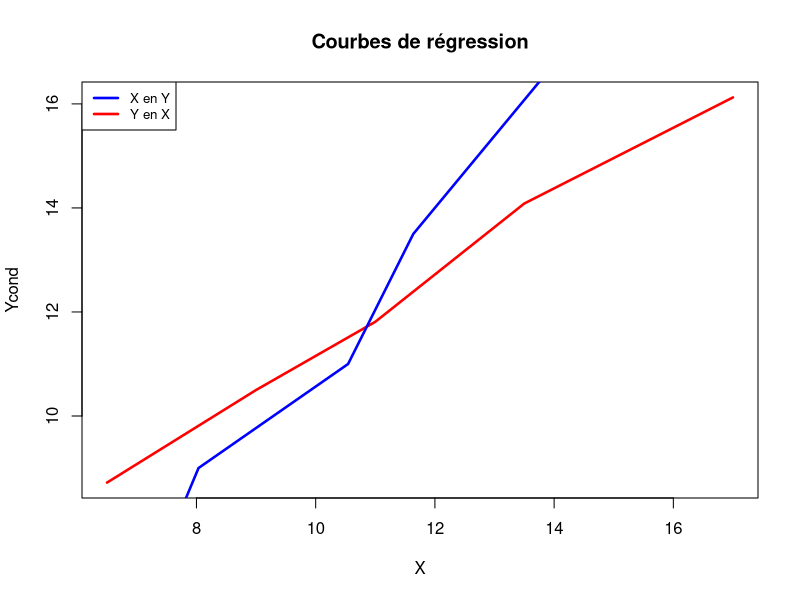

Write the R code that produced this figure.
#Permet de crée un tableau de 5 lignes 
matable=matrix(c(9,12,1,3,0,3,16,12,10,0,0,1,30,13,1,0,0,3,24,8,0,0,0,1,3),byrow=TRUE,ncol=5)

colnames(matable)=c("[5,8[","[8,10[","[10,12[","[12,15[","[15,19[")
rownames(matable)=c("[5,8[","[8,10[","[10,12[","[12,15[","[15,19[")
print(matable)

#Calcul les Fréquence relatives effectif/(n total = 150)
frtable=prop.table(matable)
print(frtable)

#On a la distribution de X
#Solution maginal
#On somme les effectif de lignes
#on fait une boucle pour calculer la somme de chaque ligne
#Il faut déclarer le vecteur MargeX 5 fois pour 5 lignes
#Puis on calcul mag i, somme / differente colonnes
MargeX=rep(0,times=5)
for(i in 1:5){MargeX[i]=sum(matable[i,])}
print(MargeX)

MargeY=rep(0,times=5)
for(i in 1:5){MargeY[i]=sum(matable[,i])}
print(MargeY)

frMargeX=prop.table(MargeX)
frMargeY=prop.table(MargeY)

X=c(6.5,9,11,13.5,17)
Y=c(6.5,9,11,13.5,17)

Xbar=t(MargeX)%*%X/sum(MargeX)
Ybar=t(MargeY)%*%Y/sum(MargeY)
#
Xbar=t(frMargeX)%*%X
Ybar=t(frMargeY)%*%Y

VarX=(t(MargeX)%*%(X*X))/sum(MargeX)-Xbar^2
VarY=(t(MargeY)%*%(Y*Y))/sum(MargeY)-Ybar^2
#
VarX=(t(frMargeX)%*%(X*X))-Xbar^2
VarY=(t(frMargeY)%*%(Y*Y))-Ybar^2
#
# moyenne conditionnelle de X sachant Y
Xcond=rep(0,times=5)
for(i in 1:5){Xcond[i]=t(X)%*%matable[,i]/MargeY[i]}
#
# moyenne conditionnelle de Y sachant X
Ycond=rep(0,times=5)
for(i in 1:5){Ycond[i]=t(Y)%*%matable[i,]/MargeX[i]}
#
plot(X,Ycond, type="l",main="Courbes de régression",col="red",lwd=2.5)
lines(Xcond,Y,type="l",col="blue",lwd=2.5)
legend("topleft",legend=c("X en Y", "Y en X"),
col=c("blue","red"), lwd=2.5, cex=0.8)
# table dans le cas où X et Y sont indépendantes
matablet=rep(0,times=25)
dim(matablet)=c(5,5)
for(i in 1:5){
  for(j in 1:5){
    matablet[i,j]=(MargeX[i]*MargeY[j])/sum(MargeX)
}
}
print(matablet)
